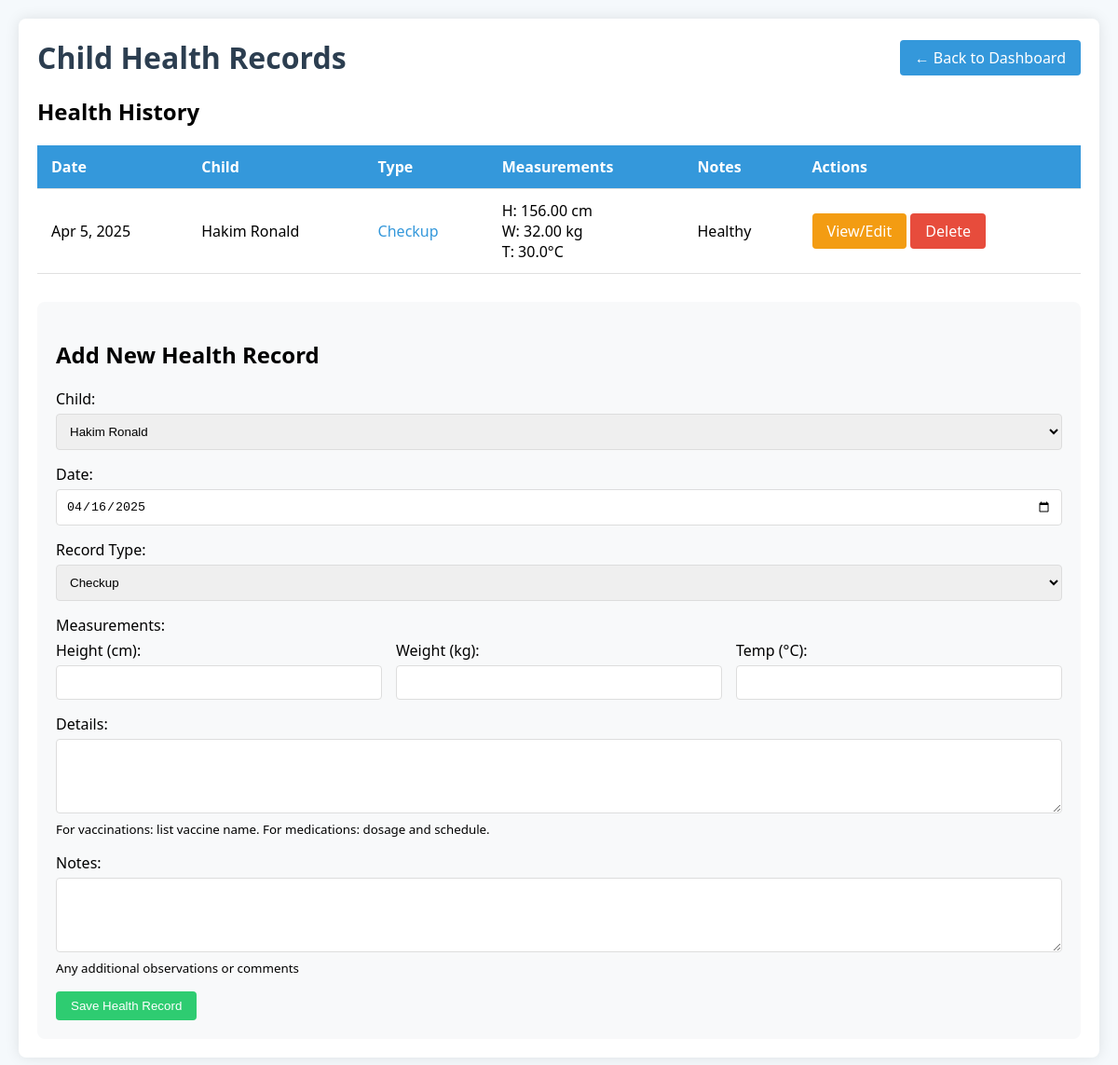
The app's page /health.php (signed in) with its own data.
### tables this page shows
CREATE TABLE `health_records` (
  `id` int(11) NOT NULL,
  `child_id` int(11) NOT NULL,
  `record_date` date NOT NULL,
  `record_type` enum('checkup','vaccination','medication','allergy','condition') NOT NULL,
  `height` decimal(5,2) DEFAULT NULL,
  `weight` decimal(5,2) DEFAULT NULL,
  `temperature` decimal(4,1) DEFAULT NULL,
  `notes` text DEFAULT NULL,
  `details` text DEFAULT NULL,
  `recorded_by` int(11) NOT NULL,
  `created_at` timestamp NOT NULL DEFAULT current_timestamp()
);

CREATE TABLE `children` (
  `id` int(11) NOT NULL,
  `name` varchar(100) NOT NULL,
  `age` int(11) NOT NULL,
  `status` varchar(50) NOT NULL,
  `last_checkup` date NOT NULL,
  `allergies` text DEFAULT NULL,
  `created_at` timestamp NOT NULL DEFAULT current_timestamp()
);

### health.php (the view, shortened to what this page needs)
<?php
try
{
    $db = new PDO(
        "mysql:host=".DB_HOST.";dbname=".DB_NAME.";charset=".DB_CHARSET,
        DB_USER,
        DB_PASS,
        [
            PDO::ATTR_ERRMODE => PDO::ERRMODE_EXCEPTION,
            PDO::ATTR_DEFAULT_FETCH_MODE => PDO::FETCH_ASSOC
        ]
    );
    $db->exec("CREATE TABLE IF NOT EXISTS health_records (
        id INT AUTO_INCREMENT PRIMARY KEY,
        child_id INT NOT NULL,
        record_date DATE NOT NULL,
        record_type ENUM('checkup', 'vaccination', 'medication', 'allergy', 'condition') NOT NULL,
        height DECIMAL(5,2),
        weight DECIMAL(5,2),
        temperature DECIMAL(4,1),
        notes TEXT,
        details TEXT,
        recorded_by INT NOT NULL,
        created_at TIMESTAMP DEFAULT CURRENT_TIMESTAMP,
        FOREIGN KEY (child_id) REFERENCES children(id)
    )");
} catch (PDOException $e)
{
    die("Database connection failed: " . $e->getMessage());
}
$records = $db->query("
    SELECT h.*, c.name AS child_name
    FROM health_records h
    JOIN children c ON h.child_id = c.id
    ORDER BY h.record_date DESC
")->fetchAll();
$children = $db->query("SELECT id, name FROM children ORDER BY name")->fetchAll();
$edit_record = null;
?>
<!DOCTYPE html>
<html lang="en">
<head>
</head>
<body>
    <div class="container">
        <div class="header">
            <h1>Child Health Records</h1>
            <a href="caregiver_dashboard.php" class="btn btn-back">← Back to Dashboard</a>
        </div>
        <h2>Health History</h2>
        <?php if (empty($records)): ?>
            <p>No health records found.</p>
        <?php else: ?>
            <table>
                <thead>
                    <tr>
                        <th>Date</th>
                        <th>Child</th>
                        <th>Type</th>
                        <th>Measurements</th>
                        <th>Notes</th>
                        <th>Actions</th>
                    </tr>
                </thead>
                <tbody>
                    <?php foreach ($records as $record): ?>
                        <tr>
                            <td><?= date('M j, Y', strtotime($record['record_date'])) ?></td>
                            <td><?= htmlspecialchars($record['child_name']) ?></td>
                            <td class="type-<?= $record['record_type'] ?>">
                                <?= ucfirst($record['record_type']) ?>
                            </td>
                            <td>
                                <?php if ($record['height']): ?>
                                    H: <?= $record['height'] ?> cm<br>
                                <?php endif; ?>
                                <?php if ($record['weight']): ?>
                                    W: <?= $record['weight'] ?> kg<br>
                                <?php endif; ?>
                                <?php if ($record['temperature']): ?>
                                    T: <?= $record['temperature'] ?>°C
                                <?php endif; ?>
                            </td>
                            <td><?= htmlspecialchars(substr($record['notes'], 0, 30)) ?><?= strlen($record['notes']) > 30 ? '...' : '' ?></td>
                            <td>
                                <a href="health.php?edit=<?= $record['id'] ?>" class="btn btn-edit">View/Edit</a>
                                <a href="health.php?delete=<?= $record['id'] ?>" class="btn btn-danger"
                                   onclick="return confirm('Delete this health record?')">Delete</a>
                            </td>
                        </tr>
                    <?php endforeach; ?>
                </tbody>
            </table>
        <?php endif; ?>
        <div class="form-container">
            <h2><?= $edit_record ? 'Edit' : 'Add New' ?> Health Record</h2>
            <form method="POST">
                <div class="form-group">
                    <label for="child_id">Child:</label>
                    <select id="child_id" name="child_id" required>
                        <?php foreach ($children as $child): ?>
                            <option value="<?= $child['id'] ?>"
                                <?= ($edit_record && $edit_record['child_id'] == $child['id']) ? 'selected' : '' ?>>
                                <?= htmlspecialchars($child['name']) ?>
                            </option>
                        <?php endforeach; ?>
                    </select>
                </div>
                <div class="form-group">
                    <label for="record_date">Date:</label>
                    <input type="date" id="record_date" name="record_date" required
                           value="<?= $edit_record['record_date'] ?? date('Y-m-d') ?>">
                </div>
                <div class="form-group">
                    <label for="record_type">Record Type:</label>
                    <select id="record_type" name="record_type" required>
                        <option value="checkup" <?= ($edit_record['record_type'] ?? '') === 'checkup' ? 'selected' : '' ?>>Checkup</option>
                    </select>
                </div>
                <div class="form-group">
                    <label>Measurements:</label>
                    <div class="measurement-group">
                        <div>
                            <label for="height">Height (cm):</label>
                            <input type="number" id="height" name="height" step="0.1" min="0"
                                   value="<?= $edit_record['height'] ?? '' ?>">
                        </div>
                        <div>
                            <label for="weight">Weight (kg):</label>
                            <input type="number" id="weight" name="weight" step="0.1" min="0"
                                   value="<?= $edit_record['weight'] ?? '' ?>">
                        </div>
                        <div>
                            <label for="temperature">Temp (°C):</label>
                            <input type="number" id="temperature" name="temperature" step="0.1" min="0"
                                   value="<?= $edit_record['temperature'] ?? '' ?>">
                        </div>
                    </div>
                </div>
                <div class="form-group">
                    <label for="details">Details:</label>
                    <textarea id="details" name="details" required><?= $edit_record['details'] ?? '' ?></textarea>
                    <small>For vaccinations: list vaccine name. For medications: dosage and schedule.</small>
                </div>
                <div class="form-group">
                    <label for="notes">Notes:</label>
                    <textarea id="notes" name="notes"><?= $edit_record['notes'] ?? '' ?></textarea>
                    <small>Any additional observations or comments</small>
                </div>
                <button type="submit" class="btn btn-primary" name="<?= $edit_record ? 'update_record' : 'add_record' ?>">
                    <?= $edit_record ? 'Update' : 'Save' ?> Health Record
                </button>
            </form>
        </div>
    </div>
</body>
</html>

### health.php (style rules this page uses)
body { font-family: 'Segoe UI', Tahoma, Geneva, Verdana, sans-serif; margin: 0; padding: 20px; background-color: #f5f9fc; }
.container { max-width: 1200px; margin: 0 auto; background: white; padding: 20px; border-radius: 8px; box-shadow: 0 0 15px rgba(0,0,0,0.1); }
.header { display: flex; justify-content: space-between; align-items: center; margin-bottom: 20px; flex-wrap: wrap; gap: 15px; }
h1 { color: #2c3e50; margin: 0; }
.btn { padding: 8px 16px; border-radius: 4px; text-decoration: none; font-weight: 500; cursor: pointer; border: none; transition: all 0.3s; }
.btn-back { background: #3498db; color: white; display: inline-flex; align-items: center; gap: 5px; }
.btn-primary { background: #2ecc71; color: white; }
.btn-edit { background: #f39c12; color: white; }
.btn-danger { background: #e74c3c; color: white; }
table { width: 100%; border-collapse: collapse; margin: 20px 0; }
th, td { padding: 12px 15px; text-align: left; border-bottom: 1px solid #e0e0e0; }
th { background-color: #3498db; color: white; }
.type-checkup { color: #3498db; font-weight: 500; }
.form-container { background: #f8f9fa; padding: 20px; border-radius: 8px; margin-top: 30px; }
.form-group { margin-bottom: 15px; }
label { display: block; margin-bottom: 5px; font-weight: 500; }
input, select, textarea { width: 100%; padding: 10px; border: 1px solid #ddd; border-radius: 4px; box-sizing: border-box; }
textarea { min-height: 80px; }
.measurement-group { display: grid; grid-template-columns: repeat(auto-fit, minmax(150px, 1fr)); gap: 15px; }

### records on screen
health_records: record_date "Apr 5, 2025", child.name "Hakim Ronald", record_type "Checkup", height "156.00", weight "32.00", temperature "30.0", notes "Healthy"

### other values on screen
form field child_id "Hakim Ronald"
